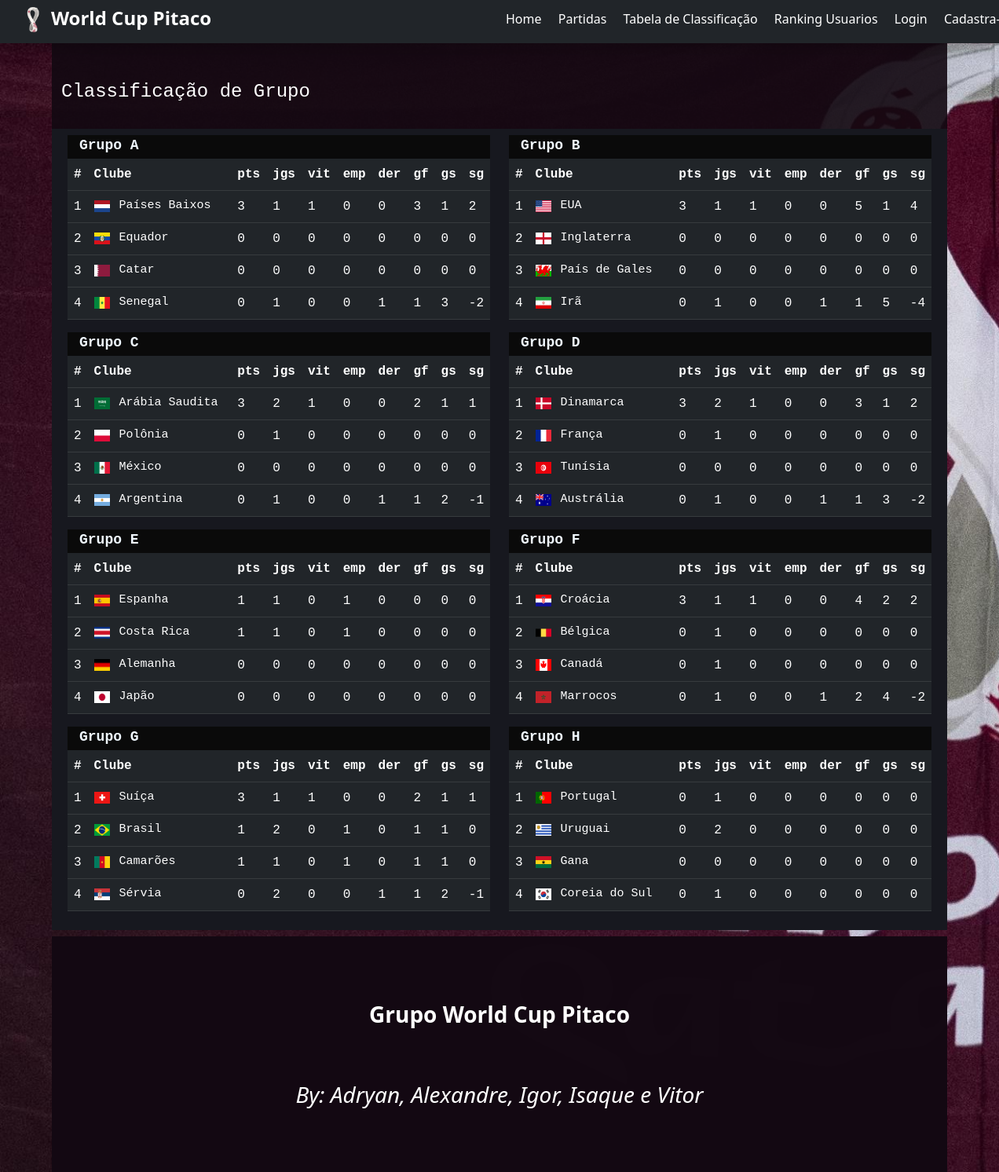
Before: /selecao/grupos with the older database file.
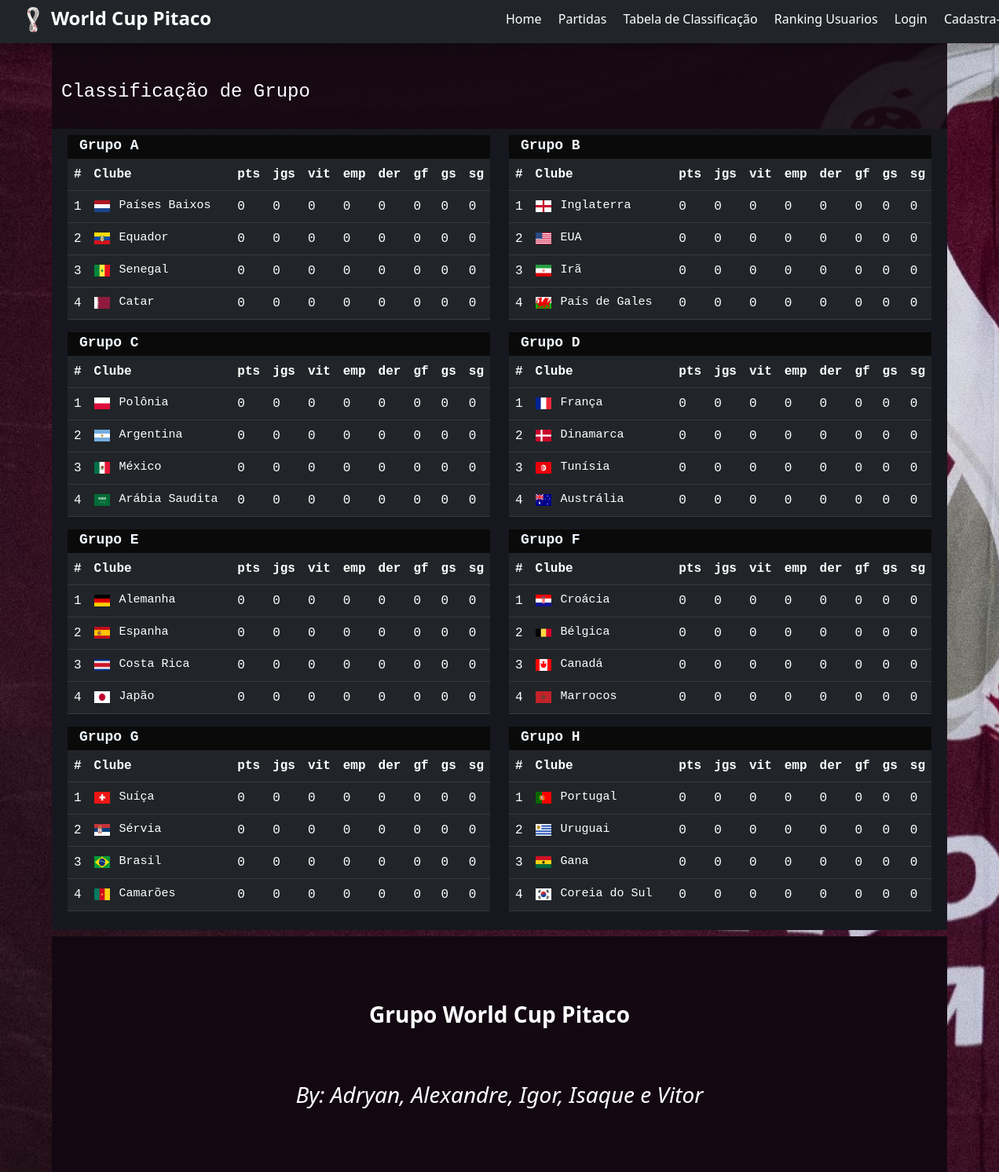
After: the same page with the newer database file.
### copadomundo/models.py (models this page shows, shortened)
class Grupo(database.Model):
    id = database.Column(database.Integer, primary_key=True)
    nome_grupo = database.Column(database.String, nullable=False, unique=True)
    selecoes = database.relationship('Selecao', backref='grupo', lazy=True)

class Selecao(database.Model):
    id = database.Column(database.Integer, primary_key=True)
    id_grupo = database.Column(database.Integer, database.ForeignKey('grupo.id'), nullable=False)
    id_eliminatoria = database.Column(database.Integer, database.ForeignKey('eliminatoria.id'))
    nome = database.Column(database.String, nullable=False, unique=True)
    foto_selecao = database.Column(database.String, default='selecao_default.png')
    pontos = database.Column(database.Integer, default=0)
    gols_marcado = database.Column(database.Integer, default=0)
    gols_sofrido = database.Column(database.Integer, default=0)
    vitorias = database.Column(database.Integer, default=0)
    derrotas = database.Column(database.Integer, default=0)
    empates = database.Column(database.Integer, default=0)
    qnt_jogos = database.Column(database.Integer, default=0)
    partidas = database.relationship('Partida', secondary=partida_selecao, lazy='subquery', backref=database.backref('selecoes', lazy=True))

### copadomundo/routes.py (the view)
@app.route('/selecao/grupos', methods=['GET', 'POST'])
def fase_grupos():
    selecoes = Selecao.query.order_by(Selecao.pontos.desc(), Selecao.vitorias.desc(), Selecao.gols_sofrido).all()
    grupos = Grupo.query.all()
    return render_template('tela_grupos.html', selecoes=selecoes, grupos=grupos, enumerate=enumerate)

### copadomundo/templates/tela_grupos.html
{% extends 'base.html' %}
{% block body %}
    <div class="container font-monospace pt-5">
        <div class="row mb-4"><div class="col-12"><h4 class="white">Classificação de Grupo</h4></div></div>
        <div class="row p-2 row-cols-sm-1 row-cols-lg-2" style="background-color: #17181f;">
            {% for grupo in grupos %}
            {% set aux = namespace(value=0) %}
            <div class="col-6 ">
                <div class="grupo"><p href="">Grupo {{ grupo.nome_grupo }}</p></div>
                <table class="table table-dark table-hover">
                    <thead>
                        <tr>
                            <th>#</th>
                            <th class="nt">Clube</th>
                            <th>pts</th>
                            <th>jgs</th>
                            <th>vit</th>
                            <th>emp</th>
                            <th>der</th>
                            <th>gf</th>
                            <th>gs</th>
                            <th>sg</th>
                        </tr>
                    </thead>
                    {% for i, selecao in enumerate(selecoes) %}
                        {% if selecao.grupo.nome_grupo == grupo.nome_grupo %}
                            {% set aux.value =  aux.value + 1 %}
                    <tbody class="">
                        <tr class="rt">
                            <td>{{ aux.value }}</td>
                            <td class="align-self-center" style="width: 45%;">
                                <div class="row">
                                    <div class="col-2 nt"><img src="{{ url_for('static', filename='img/img_bandeiras/{}'.format(selecao.foto_selecao)) }}" alt="" width="20px" height="15px"></div>
                                    <div class="col-10"><p class="m-0">{{ selecao.nome }}</p></div>
                                </div>
                            </td>
                            <td class="align-self-center">{{ selecao.pontos }}</td>
                            <td class="align-self-center">{{ selecao.qnt_jogos }}</td>
                            <td class="align-self-center">{{ selecao.vitorias }}</td>
                            <td class="align-self-center">{{ selecao.empates }}</td>
                            <td class="align-self-center">{{ selecao.derrotas }}</td>
                            <td class="align-self-center">{{ selecao.gols_marcado }}</td>
                            <td class="align-self-center">{{ selecao.gols_sofrido }}</td>
                            <td>{{ selecao.gols_marcado - selecao.gols_sofrido }}</td>
                        </tr class="align-self-center">
                    </tbody>
                        {% endif %}
                    {% endfor %}
                </table>
            </div>
            {% endfor %}
        </div>
    </div>
{% endblock %}

Changed rows visible on the page:
changed Selecao "Países Baixos": pontos "3" → "0"; qnt_jogos "1" → "0"; vitorias "1" → "0"; gols_marcado "3" → "0"; gols_sofrido "1" → "0"; selecao.gols_marcado-selecao.gols_sofrido "2" → "0"
changed Selecao "Senegal": value "4" → "3"; qnt_jogos "1" → "0"; derrotas "1" → "0"; gols_marcado "1" → "0"; gols_sofrido "3" → "0"; selecao.gols_marcado-selecao.gols_sofrido "-2" → "0"; moves up the list
computed for Selecao "Catar": value "3" → "4"
shown differently, row unchanged: Selecao "Inglaterra": value "2" → "1"; moves up the list
changed Selecao "EUA": value "1" → "2"; pontos "3" → "0"; qnt_jogos "1" → "0"; vitorias "1" → "0"; gols_marcado "5" → "0"; gols_sofrido "1" → "0"; selecao.gols_marcado-selecao.gols_sofrido "4" → "0"
changed Selecao "Irã": value "4" → "3"; qnt_jogos "1" → "0"; derrotas "1" → "0"; gols_marcado "1" → "0"; gols_sofrido "5" → "0"; selecao.gols_marcado-selecao.gols_sofrido "-4" → "0"; moves up the list
computed for Selecao "País de Gales": value "3" → "4"
changed Selecao "Polônia": value "2" → "1"; qnt_jogos "1" → "0"; moves up the list
changed Selecao "Argentina": value "4" → "2"; qnt_jogos "1" → "0"; derrotas "1" → "0"; gols_marcado "1" → "0"; gols_sofrido "2" → "0"; selecao.gols_marcado-selecao.gols_sofrido "-1" → "0"; moves up the list
shown differently, row unchanged: Selecao "México": moves down the list
changed Selecao "Arábia Saudita": value "1" → "4"; pontos "3" → "0"; qnt_jogos "2" → "0"; vitorias "1" → "0"; gols_marcado "2" → "0"; gols_sofrido "1" → "0"; selecao.gols_marcado-selecao.gols_sofrido "1" → "0"
changed Selecao "França": value "2" → "1"; qnt_jogos "1" → "0"; moves up the list
changed Selecao "Dinamarca": value "1" → "2"; pontos "3" → "0"; qnt_jogos "2" → "0"; vitorias "1" → "0"; gols_marcado "3" → "0"; gols_sofrido "1" → "0"; selecao.gols_marcado-selecao.gols_sofrido "2" → "0"
changed Selecao "Austrália": qnt_jogos "1" → "0"; derrotas "1" → "0"; gols_marcado "1" → "0"; gols_sofrido "3" → "0"; selecao.gols_marcado-selecao.gols_sofrido "-2" → "0"
shown differently, row unchanged: Selecao "Alemanha": value "3" → "1"; moves up the list
changed Selecao "Espanha": value "1" → "2"; pontos "1" → "0"; qnt_jogos "1" → "0"; empates "1" → "0"
changed Selecao "Costa Rica": value "2" → "3"; pontos "1" → "0"; qnt_jogos "1" → "0"; empates "1" → "0"
changed Selecao "Croácia": pontos "3" → "0"; qnt_jogos "1" → "0"; vitorias "1" → "0"; gols_marcado "4" → "0"; gols_sofrido "2" → "0"; selecao.gols_marcado-selecao.gols_sofrido "2" → "0"
changed Selecao "Bélgica": qnt_jogos "1" → "0"
changed Selecao "Canadá": qnt_jogos "1" → "0"
changed Selecao "Marrocos": qnt_jogos "1" → "0"; derrotas "1" → "0"; gols_marcado "2" → "0"; gols_sofrido "4" → "0"; selecao.gols_marcado-selecao.gols_sofrido "-2" → "0"
changed Selecao "Suíça": pontos "3" → "0"; qnt_jogos "1" → "0"; vitorias "1" → "0"; gols_marcado "2" → "0"; gols_sofrido "1" → "0"; selecao.gols_marcado-selecao.gols_sofrido "1" → "0"
changed Selecao "Sérvia": value "4" → "2"; qnt_jogos "2" → "0"; derrotas "1" → "0"; gols_marcado "1" → "0"; gols_sofrido "2" → "0"; selecao.gols_marcado-selecao.gols_sofrido "-1" → "0"; moves up the list
changed Selecao "Brasil": value "2" → "3"; pontos "1" → "0"; qnt_jogos "2" → "0"; empates "1" → "0"; gols_marcado "1" → "0"; gols_sofrido "1" → "0"
changed Selecao "Camarões": value "3" → "4"; pontos "1" → "0"; qnt_jogos "1" → "0"; empates "1" → "0"; gols_marcado "1" → "0"; gols_sofrido "1" → "0"
changed Selecao "Portugal": qnt_jogos "1" → "0"
changed Selecao "Uruguai": qnt_jogos "2" → "0"
changed Selecao "Coreia do Sul": qnt_jogos "1" → "0"
